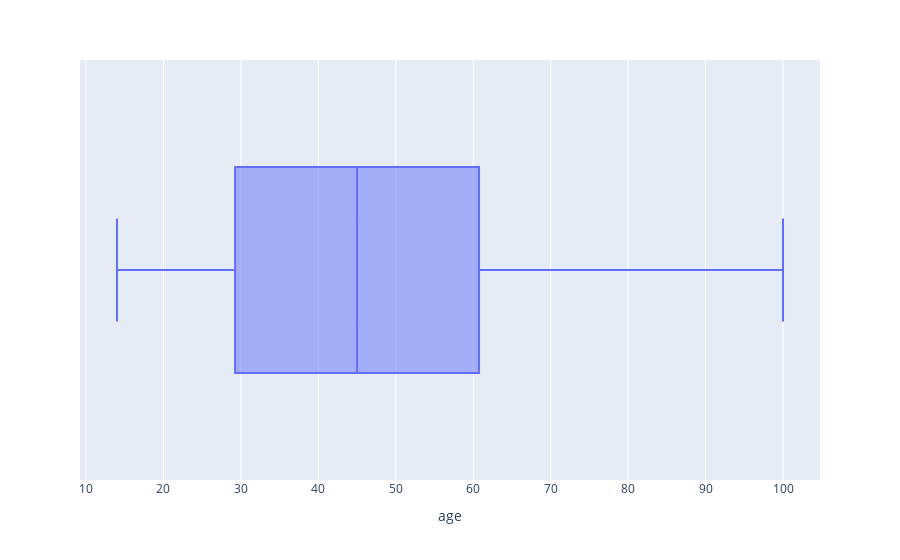

Source (notebook cell):
### Code cell
import pandas as pd
import plotly.express as px


s = pd.read_csv('SF/pandas/data/query_result_2022-09-19T15_05_43.917917Z.csv')

g = px.box(data_frame=s, x='age')

g

### Figure 1 — Plotly figure (JSON) as saved in the notebook; plotly's stock layout.template omitted (floating-point values rounded to 4 significant figures)
{"data": [{"alignmentgroup": "True", "hovertemplate": "age=%{x}<extra></extra>", "legendgroup": "", "marker": {"color": "#636efa"}, "name": "", "notched": false, "offsetgroup": "", "orientation": "h", "showlegend": false, "type": "box", "x": [100, 77, 76, 73, 72, 71, 70, 69, 68, 67, 66, 65, 64, 63, 62, 61, 60, 59, 58, 57, 56, 55, 54, 53, 52, 51, 50, 49, 48, 47, 46, 45, 44, 43, 42, 41, 40, 39, 38, 37, 36, 35, 34, 33, 32, 31, 30, 29, 28, 27, 26, 25, 24, 23, 22, 21, 20, 19, 18, 17, 16, 15, 14], "x0": " ", "xaxis": "x", "y0": " ", "yaxis": "y"}], "layout": {"boxmode": "group", "legend": {"tracegroupgap": 0}, "margin": {"t": 60}, "xaxis": {"anchor": "y", "domain": [0, 1], "title": {"text": "age"}}, "yaxis": {"anchor": "x", "domain": [0, 1]}}}
